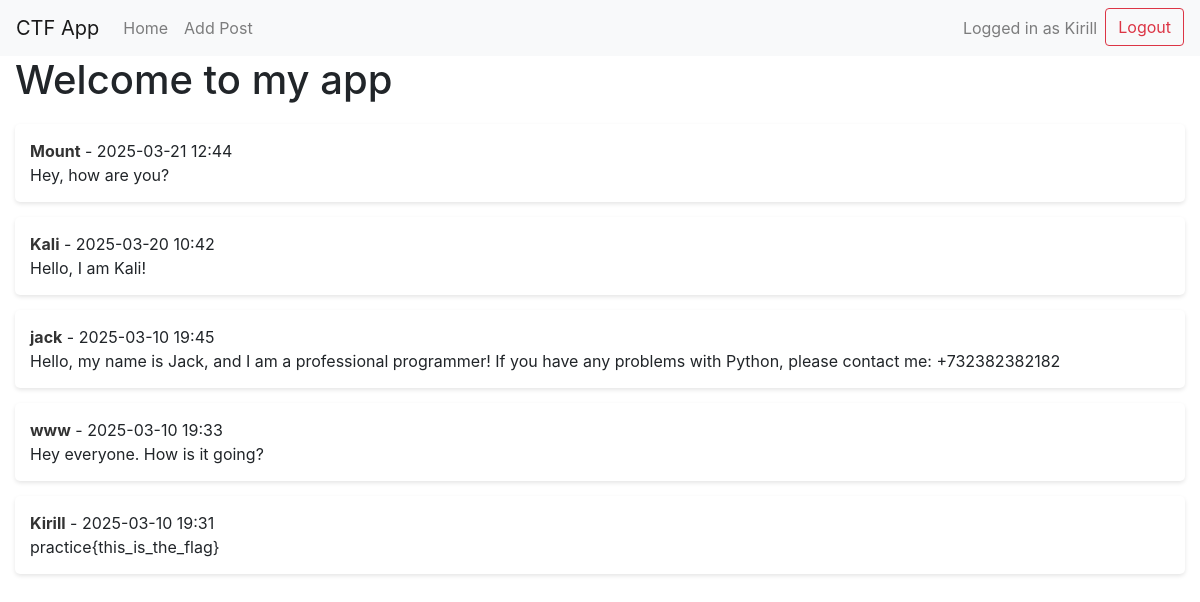
The page / (signed in) on the database its author committed.
### app.py (models this page shows, shortened)
class users(db.Model):
    _id = db.Column("id", db.Integer, primary_key=True)
    name = db.Column(db.String(100))
    email = db.Column(db.String(100))
    password = db.Column(db.String(200))  # Храним пароли в открытом виде
    role = db.Column(db.String(15), default="user")

class Post(db.Model):
    id = db.Column(db.Integer, primary_key=True)
    content = db.Column(db.String(500), nullable=False)
    user_id = db.Column(db.Integer, db.ForeignKey('users.id'), nullable=False)
    timestamp = db.Column(db.DateTime, default=datetime.utcnow)
    user = db.relationship('users', backref=db.backref('posts', lazy=True))

### app.py (the view)
@app.route("/")
def home():
    posts = Post.query.order_by(Post.timestamp.desc()).all()
    for post in posts:
        admin_user = users.query.filter_by(role="admin").first()
        if admin_user and post.user_id == admin_user._id:
            if 'role' not in session or session.get('role') != 'admin':
                post.content = "************"  # Скрываем флаг для всех, кроме админа
    return render_template("index.html", posts=posts)

### templates/index.html (shortened to what this page needs)
{% extends "base.html" %}
{% block content %}
<h1>Welcome to my app</h1>
{% if posts %}
    <div class="posts">
        {% for post in posts %}
            <div class="post">
                <p><strong>{{ post.user.name }}</strong> - {{ post.timestamp.strftime('%Y-%m-%d %H:%M') }}</p>
                <p>
                    {% if post.user.role == 'admin' and session.role != 'admin' %}
                        *********
                    {% else %}
                        {{ post.content }}
                    {% endif %}
                </p>
            </div>
        {% endfor %}
    </div>
{% else %}
    <p>No posts yet. Be the first to post!</p>
{% endif %}
{% endblock %}

### templates/base.html (shortened to what this page needs)
<!doctype html>
<html>
<head>
    <link rel="stylesheet" href="https://cdn.jsdelivr.net/npm/bootstrap@4.3.1/dist/css/bootstrap.min.css">
</head>
<body>
    <nav class="navbar navbar-expand-lg navbar-light bg-light">
        <a class="navbar-brand" href="/">CTF App</a>
        <div class="collapse navbar-collapse" id="navbarNav">
            <ul class="navbar-nav mr-auto">
                <li class="nav-item">
                    <a class="nav-link" href="/">Home</a>
                </li>
                {% if 'user' in session %}
                    <li class="nav-item">
                        <a class="nav-link" href="/text">Add Post</a>
                    </li>
                {% endif %}
            </ul>
            <ul class="navbar-nav ml-auto">
                {% if 'user' in session %}
                    <li class="nav-item">
                        <span class="navbar-text mr-2">Logged in as {{ session['user'] }}</span>
                    </li>
                    <li class="nav-item">
                        <a class="btn btn-outline-danger" href="/logout">Logout</a>
                    </li>
                {% else %}
                    <li class="nav-item">
                        <a class="btn btn-outline-primary" href="/login">Log in</a>
                    </li>
                {% endif %}
            </ul>
        </div>
    </nav>
    <div class="container-fluid">
        {% block content %}
        {% endblock %}
    </div>
</body>
</html>

### templates/index.html (style rules this page uses)
.posts { margin-top: 20px; }
.post { background-color: white; padding: 15px; border-radius: 5px; box-shadow: 0 2px 4px rgba(0, 0, 0, 0.1); margin-bottom: 15px; }
.post p { margin: 0; }
.post strong { color: #333; }

### rows shown on the page
users: user "Kirill"
Post: user.name "Mount", timestamp "2025-03-21 12:44", content "Hey, how are you?"
Post: user.name "Kali", timestamp "2025-03-20 10:42", content "Hello, I am Kali!"
Post: user.name "jack", timestamp "2025-03-10 19:45", content "Hello, my name is Jack, and I am a professional programmer! If you have any problems with Python, please contact me: +732382382182"
Post: user.name "www", timestamp "2025-03-10 19:33", content "Hey everyone. How is it going?"
Post: user.name "Kirill", timestamp "2025-03-10 19:31", content "practice{this_is_the_flag}"
